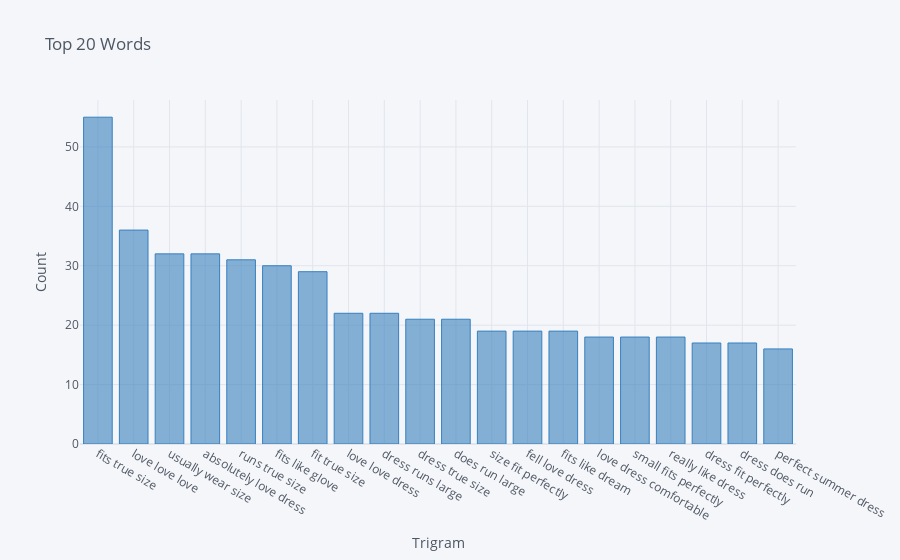

This figure's notebook cell:
### Code cell
df_tri = pd.DataFrame(dfreview_frequenc_tri, columns = ['Trigram', 'Frequency'])
df_tri = df_tri.set_index('Trigram')
df_tri.iplot(kind = 'bar' , xTitle = 'Trigram' , yTitle = 'Count', title = 'Top 20 Words',color = 'blue')

### Figure 1 — Plotly figure (JSON) as saved in the notebook; plotly's stock layout.template omitted (floating-point values rounded to 4 significant figures)
{"data": [{"marker": {"color": "rgba(55, 128, 191, 0.6)", "line": {"color": "rgba(55, 128, 191, 1.0)", "width": 1}}, "name": "Frequency", "orientation": "v", "text": "", "type": "bar", "x": ["fits true size", "love love love", "usually wear size", "absolutely love dress", "runs true size", "fits like glove", "fit true size", "love love dress", "dress runs large", "dress true size", "does run large", "size fit perfectly", "fell love dress", "fits like dream", "love dress comfortable", "small fits perfectly", "really like dress", "dress fit perfectly", "dress does run", "perfect summer dress"], "y": [55, 36, 32, 32, 31, 30, 29, 22, 22, 21, 21, 19, 19, 19, 18, 18, 18, 17, 17, 16]}], "layout": {"legend": {"bgcolor": "#F5F6F9", "font": {"color": "#4D5663"}}, "paper_bgcolor": "#F5F6F9", "plot_bgcolor": "#F5F6F9", "title": {"font": {"color": "#4D5663"}, "text": "Top 20 Words"}, "xaxis": {"gridcolor": "#E1E5ED", "showgrid": true, "tickfont": {"color": "#4D5663"}, "title": {"font": {"color": "#4D5663"}, "text": "Trigram"}, "zerolinecolor": "#E1E5ED"}, "yaxis": {"gridcolor": "#E1E5ED", "showgrid": true, "tickfont": {"color": "#4D5663"}, "title": {"font": {"color": "#4D5663"}, "text": "Count"}, "zerolinecolor": "#E1E5ED"}}}
